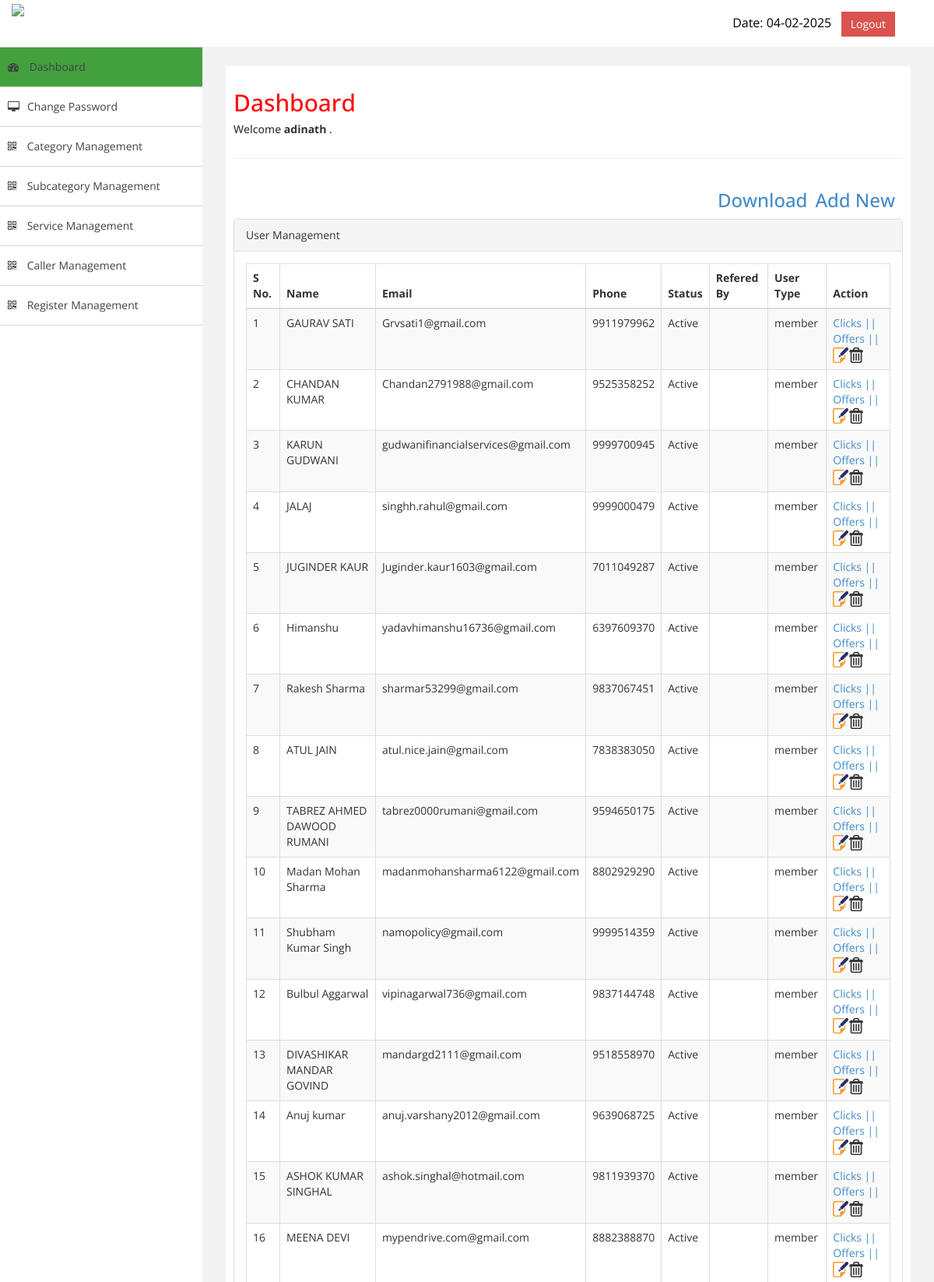
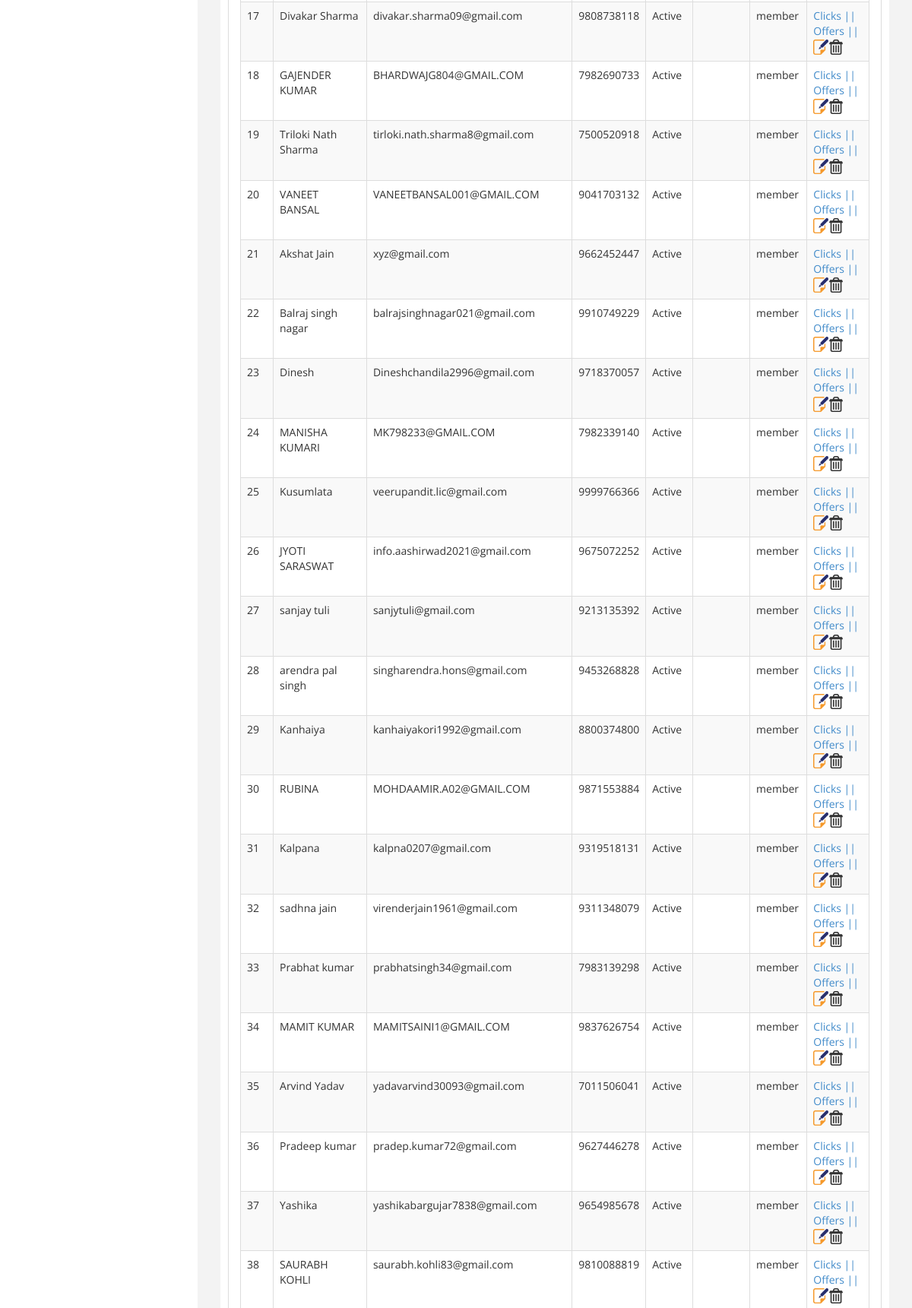
/secure_panel_adinath/user-mgmt.php (signed in, upper part), run on the app's committed database (2 pictures, top to bottom).
### tables this page shows
CREATE TABLE `user` (
  `id` int(11) NOT NULL,
  `name` varchar(100) NOT NULL,
  `phone` varchar(20) NOT NULL,
  `email` varchar(255) NOT NULL,
  `address` text NOT NULL,
  `age` int(11) NOT NULL,
  `pan` varchar(200) NOT NULL,
  `aadhar` varchar(200) NOT NULL,
  `password` varchar(50) NOT NULL,
  `status` varchar(50) NOT NULL,
  `added_on` datetime NOT NULL,
  `photo` varchar(200) NOT NULL,
  `panno` varchar(16) NOT NULL,
  `aadharno` varchar(18) NOT NULL,
  `aadharback` varchar(200) NOT NULL,
  `refereal` varchar(50) NOT NULL,
  `login_type` varchar(30) NOT NULL,
  `dob` date NOT NULL,
  `gender` varchar(20) NOT NULL,
  `city` varchar(50) NOT NULL,
  `state` varchar(50) NOT NULL,
  `pincode` int(11) NOT NULL,
  `country` varchar(100) NOT NULL,
  `sum_insured` varchar(50) NOT NULL,
  `bio` text NOT NULL,
  `client` int(11) NOT NULL,
  `policy` int(11) NOT NULL,
  `loan` int(11) NOT NULL,
  `cheque` text NOT NULL,
  `certi` text NOT NULL,
  `date` date NOT NULL,
  `otp` int(11) NOT NULL,
  `verify1` int(11) NOT NULL DEFAULT '0',
  `verify2` int(11) NOT NULL DEFAULT '0',
  `verify3` int(11) NOT NULL DEFAULT '0',
  `verify4` int(11) NOT NULL DEFAULT '0',
  `verify5` int(11) NOT NULL DEFAULT '0',
  `verify` int(11) NOT NULL
);

### secure_panel_adinath/com/sqlConnection.php (called while the page is built, shortened)
<?php
  class sqlConnection {
	  private $conn;
	  public function __construct(){
	  $this->host = "localhost";
		  $this->user = "root";
		  $this->pass = '$lRP$~gH+~F4';
		  $this->database = "tenac4dh_adinath";
		 $conn=$this->conn = mysqli_connect( $this->host,$this->user,$this->pass,$this->database) or die( "<center><span style='color:red; !!!</span></center>" );
	  }
	  public function fireQuery( $qry ) {
		  if( !empty( $qry ) ) {
			  $this->query = mysqli_query($this->conn, $qry );
			  return $this->query;
		  }
		  else {
			  die( "<center><span style='color:red; font-weight:bold'>Database Table Error !!!</span></center>" );
		  }
	  }
	  public function fetchAssoc( $param ){
			  if(!empty( $param ) ){
				  if( mysqli_num_rows( $param ) > 0 ) {
					  while( $rs = mysqli_fetch_assoc( $param ) ) {
					  $arr[] = $rs;
					  }
				  return $arr;
			  } else {
				 return NULL;
			  }
		  }
	  }
  }
?>

### secure_panel_adinath/com/functions.php (called while the page is built, shortened)
<?php
	function siteEncrypt( $txt ){
		return base64_encode( trim( $txt ) );
	}
?>

### secure_panel_adinath/user-mgmt.php (the view, shortened to what this page needs)
<?php include_once("inc/header.php");
include_once("com/User.php");
?> <div class="quick" style=""><a href="add-edit-user.php?action=add"  style="float:right; padding-right:10px;"><h3>Add New</h3></a> <a href="download.php"  style="float:right; padding-right:10px;"><h3>Download</h3></a> </div>
            <div class="row">
                <div class="col-md-12">
                    <div class="panel panel-default">
                        <div class="panel-heading">
                             User Management                           </div>
                        <div class="panel-body">
                            <div class="table-responsive">
                                <table class="table table-striped table-bordered table-hover" id="dataTables-example">
                                    <thead>
                                        <tr>
                                            <th>S No.</th>
                                            <th>Name</th>
                                            <th>Email</th>
                                            <th>Phone</th>
                                            <th>Status</th>
                                            <th>Refered By</th>
                                            <th>User Type</th>
                                            <th>Action</th>
                                        </tr>
                                    </thead>
                                    <tbody>
                                        <?php
            $select = $db->fetchAssoc($db->fireQuery("select * from `user` order by id desc"));
            for($i=0;$i<count($select);$i++) {
	    ?>
                 			<tr class="odd gradeX">
                                            <td>
											<?php echo $i+1;?></td>
                                           <td><?php echo $select[$i]['name'];?></td>
                                           <td><?php echo $select[$i]['email'];?></td>
                                           <td><?php echo $select[$i]['phone'];?></td>
                                           <td><?php echo $select[$i]['status'];?></td>
                                           <td><?php echo $select[$i]['refereal'];?></td>
                                           <td><?php if($select[$i]['login_type']=='Partner'){echo "Partner";}else{echo "member";}?></td>
										     <td class="center">
											 <a href="click.php?action=view&&id=<?php echo siteEncrypt($select[$i]["id"]);?>" style="background-image: none;float: left;">Clicks || </a>
											  <a href="offers.php?action=view&&id=<?php echo $select[$i]["id"];?>" style="background-image: none;float: left;">Offers || </a>
											 <a href="add-edit-user.php?action=edit&&id=<?php echo siteEncrypt($select[$i]["id"]);?>" style="background-image: none;float: left;"><img src="images/edit_icon.png" alt="Edit" title="Edit" /></a>
               <?php if($_SESSION['admin-type']!='Editor'){?> <a id="cancel_<?php echo siteEncrypt($select[$i]["id"]);?>" class="cancel" style="background-image: none;float: left;"><img src="images/delete_icon.png" alt="Edit" title="Edit" /></a>  <?php } ?> </td>
                                        </tr><?php } ?>
                                         </tbody>
                                </table>
                            </div>
                        </div>
                    </div>
                </div>
            </div>
        </div>
    </div>
            </div>
</body>
</html>

### secure_panel_adinath/assets/css/custom.css (style rules this page uses)
body { font-family: 'Open Sans', sans-serif; }

### data on the page
user: name "GAURAV SATI", email "Grvsati1@gmail.com", phone "9911979962", status "Active", login_type "member"
user: name "CHANDAN KUMAR", email "Chandan2791988@gmail.com", phone "9525358252", status "Active", login_type "member"
user: name "KARUN GUDWANI", email "gudwanifinancialservices@gmail.com", phone "9999700945", status "Active", login_type "member"
user: name "JALAJ", email "singhh.rahul@gmail.com", phone "9999000479", status "Active", login_type "member"
user: name "JUGINDER KAUR", email "Juginder.kaur1603@gmail.com", phone "7011049287", status "Active", login_type "member"
user: name "Himanshu", email "yadavhimanshu16736@gmail.com", phone "6397609370", status "Active", login_type "member"
user: name "Rakesh Sharma", email "sharmar53299@gmail.com", phone "9837067451", status "Active", login_type "member"
user: name "ATUL JAIN", email "atul.nice.jain@gmail.com", phone "7838383050", status "Active", login_type "member"
user: name "TABREZ AHMED DAWOOD RUMANI", email "tabrez0000rumani@gmail.com", phone "9594650175", status "Active", login_type "member"
user: name "Madan Mohan Sharma", email "madanmohansharma6122@gmail.com", phone "8802929290", status "Active", login_type "member"
user: name "Shubham Kumar Singh", email "namopolicy@gmail.com", phone "9999514359", status "Active", login_type "member"
user: name "Bulbul Aggarwal", email "vipinagarwal736@gmail.com", phone "9837144748", status "Active", login_type "member"
user: name "DIVASHIKAR MANDAR GOVIND", email "mandargd2111@gmail.com", phone "9518558970", status "Active", login_type "member"
user: name "Anuj kumar", email "anuj.varshany2012@gmail.com", phone "9639068725", status "Active", login_type "member"
user: name "ASHOK KUMAR SINGHAL", email "ashok.singhal@hotmail.com", phone "9811939370", status "Active", login_type "member"
user: name "MEENA DEVI", email "mypendrive.com@gmail.com", phone "8882388870", status "Active", login_type "member"
user: name "Divakar Sharma", email "divakar.sharma09@gmail.com", phone "9808738118", status "Active", login_type "member"
user: name "GAJENDER KUMAR", email "BHARDWAJG804@GMAIL.COM", phone "7982690733", status "Active", login_type "member"
user: name "Triloki Nath Sharma", email "tirloki.nath.sharma8@gmail.com", phone "7500520918", status "Active", login_type "member"
user: name "VANEET BANSAL", email "VANEETBANSAL001@GMAIL.COM", phone "9041703132", status "Active", login_type "member"
user: name "Akshat Jain", email "xyz@gmail.com", phone "9662452447", status "Active", login_type "member"
user: name "Balraj singh nagar", email "balrajsinghnagar021@gmail.com", phone "9910749229", status "Active", login_type "member"
user: name "Dinesh", email "Dineshchandila2996@gmail.com", phone "9718370057", status "Active", login_type "member"
user: name "MANISHA KUMARI", email "MK798233@GMAIL.COM", phone "7982339140", status "Active", login_type "member"
user: name "Kusumlata", email "veerupandit.lic@gmail.com", phone "9999766366", status "Active", login_type "member"
user: name "JYOTI SARASWAT", email "info.aashirwad2021@gmail.com", phone "9675072252", status "Active", login_type "member"
user: name "sanjay tuli", email "sanjytuli@gmail.com", phone "9213135392", status "Active", login_type "member"
user: name "arendra pal singh", email "singharendra.hons@gmail.com", phone "9453268828", status "Active", login_type "member"
user: name "Kanhaiya", email "kanhaiyakori1992@gmail.com", phone "8800374800", status "Active", login_type "member"
user: name "RUBINA", email "MOHDAAMIR.A02@GMAIL.COM", phone "9871553884", status "Active", login_type "member"
user: name "Kalpana", email "kalpna0207@gmail.com", phone "9319518131", status "Active", login_type "member"
user: name "sadhna jain", email "virenderjain1961@gmail.com", phone "9311348079", status "Active", login_type "member"
user: name "Prabhat kumar", email "prabhatsingh34@gmail.com", phone "7983139298", status "Active", login_type "member"
user: name "MAMIT KUMAR", email "MAMITSAINI1@GMAIL.COM", phone "9837626754", status "Active", login_type "member"
user: name "Arvind Yadav", email "yadavarvind30093@gmail.com", phone "7011506041", status "Active", login_type "member"
user: name "Pradeep kumar", email "pradep.kumar72@gmail.com", phone "9627446278", status "Active", login_type "member"
user: name "Yashika", email "yashikabargujar7838@gmail.com", phone "9654985678", status "Active", login_type "member"
user: name "SAURABH KOHLI", email "saurabh.kohli83@gmail.com", phone "9810088819", status "Active", login_type "member"

### other printed values
$_SESSION['username'] "adinath"
